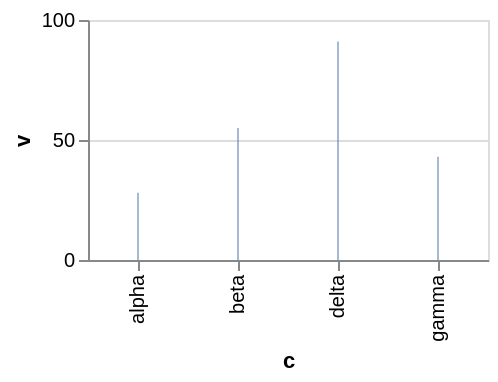

Specify this chart in Vega-Lite:
### Vega-Lite specification from a JSON file in a GitHub repository (floating-point values rounded to 4 significant figures)
{"$schema": "https://vega.github.io/schema/vega-lite/v6.json", "width": 200, "height": 120, "data": {"values": [{"c": "alpha", "v": 28, "w": 3, "t": "2024-01-07"}, {"c": "beta", "v": 55, "w": 7, "t": "2024-03-19"}, {"c": "gamma", "v": 43, "w": 5, "t": "2024-06-02"}, {"c": "delta", "v": 91, "w": 9, "t": "2024-09-11"}]}, "mark": "bar", "encoding": {"x": {"field": "c", "type": "nominal"}, "y": {"field": "v", "type": "quantitative"}}, "config": {"bar": {"width": 0.5}}}
